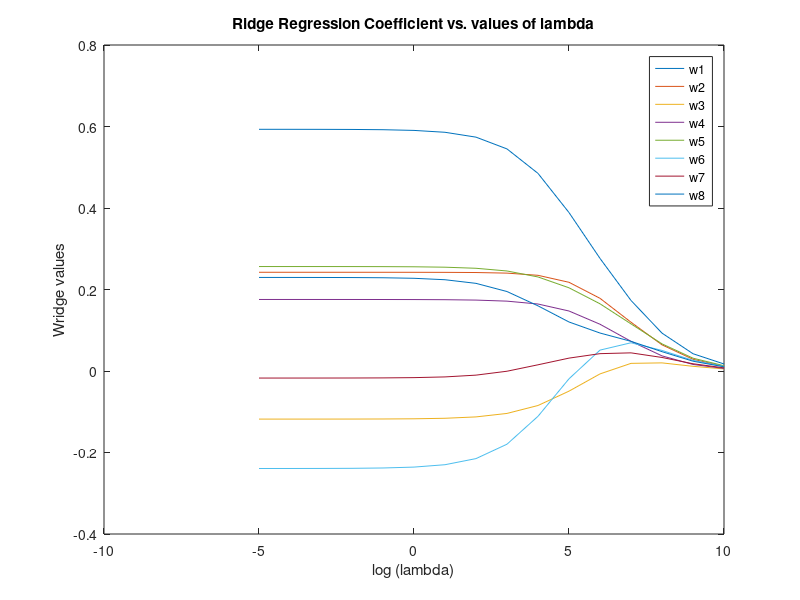
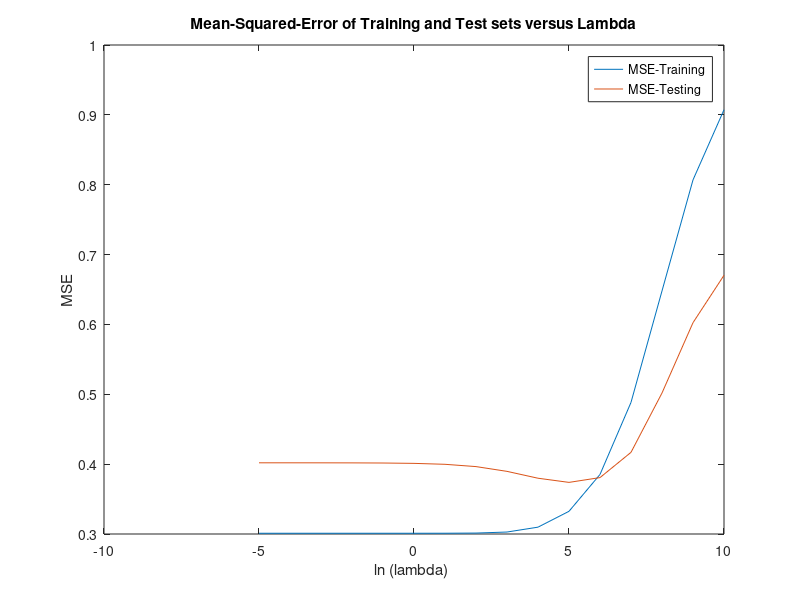

Here is the MATLAB script that generated these plots, in order:
% HOW TO RUN
%   since each part uses data from the part before, it can be run section
%   by section (one after another), or run all at once

clear, clc

load('prostateStnd.mat')

%% 5.4a

[R_Xtrain, C_Xtrain] = size(Xtrain);
[R_Ytrain, C_Ytrain] = size(ytrain);
[R_Xtest, C_Xtest] = size(Xtest);
[R_Ytest, C_Ytest] = size(ytest);

normXtrain = zeros(R_Xtrain, C_Xtrain);
normYtrain = zeros(R_Ytrain, C_Ytrain);
normXtest = zeros(R_Xtest, C_Xtest);
normYtest = zeros(R_Ytest, C_Ytest);

% normalize the Xtrain by finding scaling and offset parameter for each
% column

for i = 1:C_Xtrain
    offset = mean(Xtrain(:,i));
    scale = std(Xtrain(:,i));
    
    normXtrain(:,i) = (Xtrain(:,i) - offset) / scale;
    normXtest(:,i) = (Xtest(:,i) - offset) / scale;
end

offset = mean(ytrain);
scale = std(ytrain);

normYtrain = (ytrain - offset) / scale;
normYtest = (ytest - offset) / scale;



%% 5.4b
% running ridge regression
lambda = exp([-5:10]);

W_ridge = zeros(C_Xtrain, length(lambda));
B_ridge = zeros(1, length(lambda));

for l = 1:length(lambda)
    
    S_x = (1 / C_Xtrain) * (normXtrain') * normXtrain;
    S_xy = (1 / C_Xtrain) * (normXtrain') * normYtrain;
    
    W_ridge(:,l) = (((lambda(l) / R_Xtrain) * eye(C_Xtrain)) + S_x)^-1 * S_xy;
    B_ridge(l) = mean(normYtrain) - (W_ridge(:,l)' * mean(normXtrain)');
    
end


%% 5.4c
[Wrow, Wcol] = size(W_ridge);

figure
for i = 1:Wrow
    plot(log(lambda), W_ridge(i,:))
    
    hold on
    
    
end
xlabel('log (lambda)')
ylabel('Wridge values')
title('Ridge Regression Coefficient vs. values of lambda')
legend('w1','w2','w3','w4','w5','w6','w7','w8')


%% 5.4d

lambda = exp([-5:10]);
[nTrain, ~] = size(normXtrain); % 67 x 8
[nTest, ~] = size(normXtest);

% find MSE of the training data

% find MSE of the test data

% plot the MSE of botg against values of lambda

normMSEtrain = zeros(1, length(lambda));
normMSEtest = zeros(1, length(lambda));

% find MSE of normalized training data
 for l = 1:length(lambda)
    sumVal = 0;
     
    for i = 1:nTrain
        sumVal = sumVal + (normYtrain(i) - ((W_ridge(:,l)') * (normXtrain(i,:)')))^2; 
    end
    
    normMSEtrain(l) = sumVal / nTrain;
 end
 
 % find MSE of noramlized test data
 for l = 1:length(lambda)
    sumVal = 0;
     
    for i = 1:nTest
        sumVal = sumVal + (normYtest(i) - ((W_ridge(:,l)') * (normXtest(i,:)')))^2; 
    end
    
    normMSEtest(l) = sumVal  / nTest;
 end

%plot these MSE vs ln(lambda)
figure
plot(log(lambda), normMSEtrain)
hold on
plot(log(lambda), normMSEtest)
xlabel('ln (lambda) ')
ylabel('MSE')
legend('MSE-Training','MSE-Testing')
title('Mean-Squared-Error of Training and Test sets versus Lambda')

 
 
